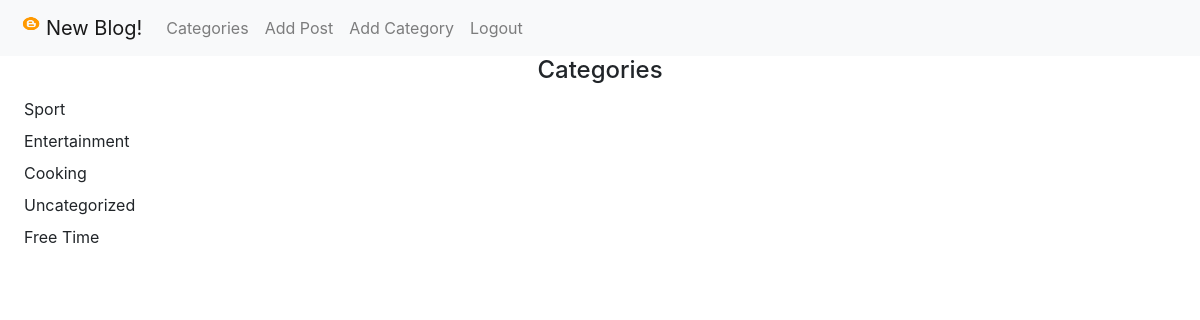
Before: /category_list/ (signed in) with the older database file.
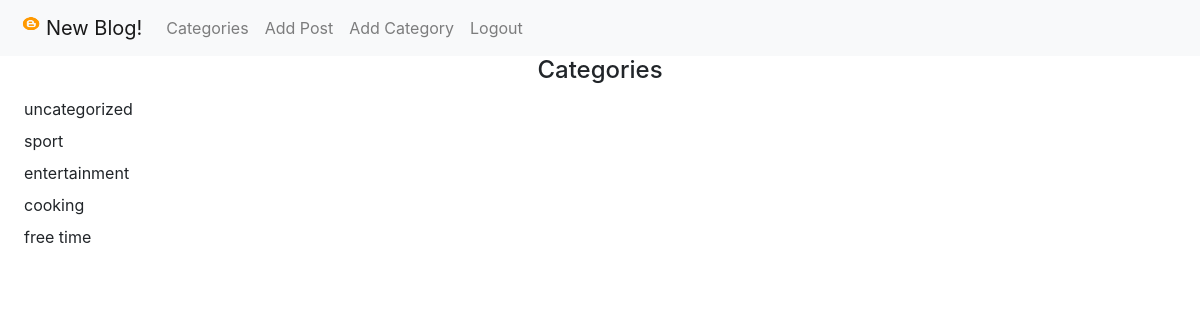
After: the same page with the newer database file.
### blog/models.py (models this page shows, shortened)
class Category(models.Model):
    name = models.CharField(max_length=200)
    def __str__(self):
        return self.name

### blog/views.py (the view)
# urls.py: path('category_list/', CategoryListView, name='category_list'),
def CategoryListView(request):
    cat_menu_list = Category.objects.all()
    return render(request, 'category_list.html', {'cat_menu_list': cat_menu_list})

### blog/templates/category_list.html
{% extends 'base.html' %}
{% block content %}
    <h4 align="center">Categories</h4>
    {% for item in cat_menu_list %}
        <a class="dropdown-item" href="{%  url 'category' item|slugify %}">{{ item }}</a>
    {% endfor %}
{% endblock content %}

Changed rows visible on the page:
removed Category: name "Sport"
removed Category: name "Entertainment"
removed Category: name "Cooking"
removed Category: name "Uncategorized"
removed Category: name "Free Time"
added Category: name "uncategorized"
added Category: name "sport"
added Category: name "entertainment"
added Category: name "cooking"
added Category: name "free time"
